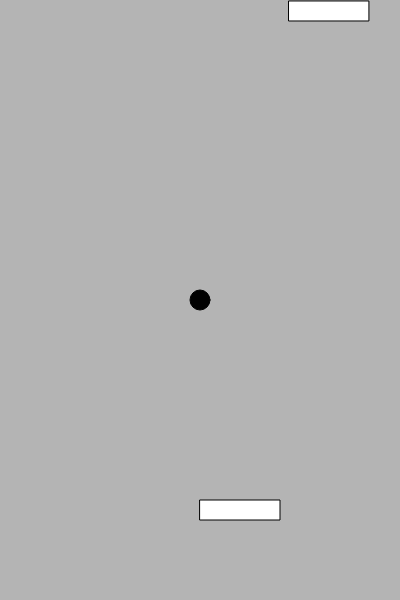
Frame 1 (no input)
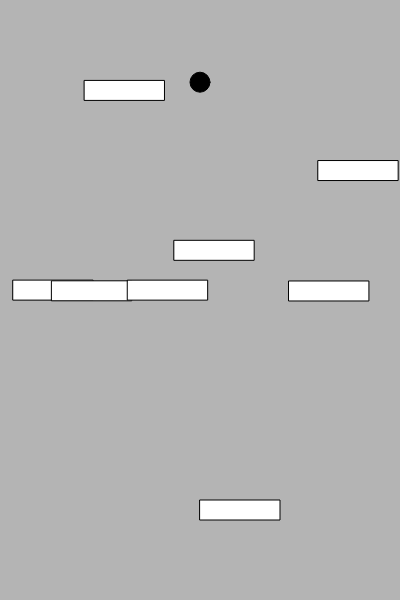
Frame 60 (no input)
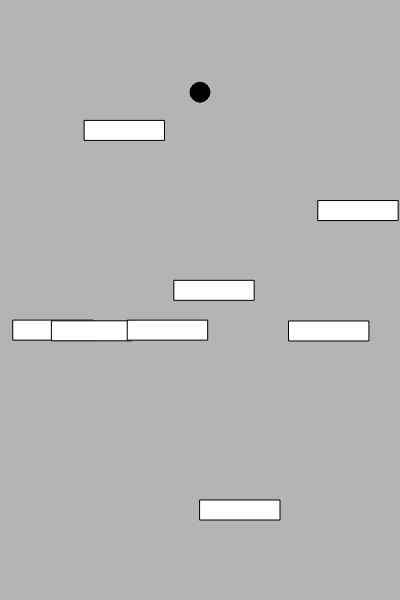
Frame 120 (the mouse pressed at the canvas centre since frame 60)

The p5.js sketch that drew these frames (run headless with seeded random() and noise() and a simulated clock; from frame 60 on, the mouse is pressed at the canvas centre):

// p5.js sketch
// ── sketch.js
function setup() {
	createCanvas(400, 600);
    angleMode(DEGREES);
}

block = new Block(200,500);
hero = new Hero;
var blocks = [];

function draw() {
    background(180);


    if(blocks.length < 7) {
        blocks.push(new Block(Math.random() * (320 - 0) + 0,Math.random() ));
        // if(blocks.length > 20){
        //     blocks.pop();
        // }
    };


    for(var i=0;i<blocks.length;i++){
        blocks[i].show();
    };


    block.show();
    hero.show();
    hero.move();
    // hero.xy(1);
    hero.M();
    // hero.jump();
    // hero.dow();

};

function keyPressed() {
    if (keyCode === RIGHT_ARROW) {
        hero.xy(2);
    }
    else if(keyCode === LEFT_ARROW) {
        hero.xy(-2);
    }
};

function keyReleased() {
    hero.xy(0);
}

function Block(x,y){
    this.x = x;
    this.y = y;

    this.show = function(){

        fill(255);
        rect(this.x,this.y,80,20);

        if(this.y > height){
            this.x = Math.random() * (320 - 0) + 0;
            this.y = Math.random() * (100 - 0) + 0;
        };

    };
};

function Hero(){
    this.x = 200;
    this.y = 300;
    this.acsD = 0;
    this.lift = 5;
    this.xdir = 0;

    this.show = function(){

        fill(0);
        ellipse(this.x,this.y,20,20);

    };

    this.move = function(){
        this.acsD +=0.2;
        this.y += this.acsD;

        if(block.y < this.y && block.x < this.x && block.x + 80 > this.x){
            this.acsD = 0;
            this.acsD -=8;
            // this.y += this.acsD;
            block.y += 60;
        };

        for(var i=1;i<blocks.length;i++){

            if(blocks[i].y < this.y && blocks[i].x < this.x && blocks[i].x + 80 > this.x){
                this.acsD = 0;
                this.acsD -=8;
                this.y += this.acsD;

                for(var j= 0;j<blocks.length;j++){
                    blocks[j].y += 40;
                }
                // block2.y += 40;
                // block3.y += 40;

            };
        };
        // if(block2.y < this.y && block2.x < this.x && block2.x + 80 > this.x){
        //     this.acsD = 0;
        //     this.acsD -=12;
        //     this.y += this.acsD;
        //     block1.y += 40;
        //     block2.y += 40;
        //     block3.y += 40;
        //
        // };
        // if(block3.y < this.y && block3.x < this.x && block3.x + 80 > this.x){
        //     this.acsD = 0;
        //     this.acsD -=12;
        //     this.y += this.acsD;
        //     block3.y += 40;
        //
        // };

        };

    this.xy = function(dir){
        this.xdir =dir;

    };

    this.M = function(){
        this.x +=this.xdir;
    }

    // this.jump = function(){
    //     if(block.y < this.y){
    //         this.acsD = 0;
    //
    //     };
    //
    //
    // }
    // this.dow = function(){
    //     if(this.acsD == 10){
    //
    //     };
    // }


};
